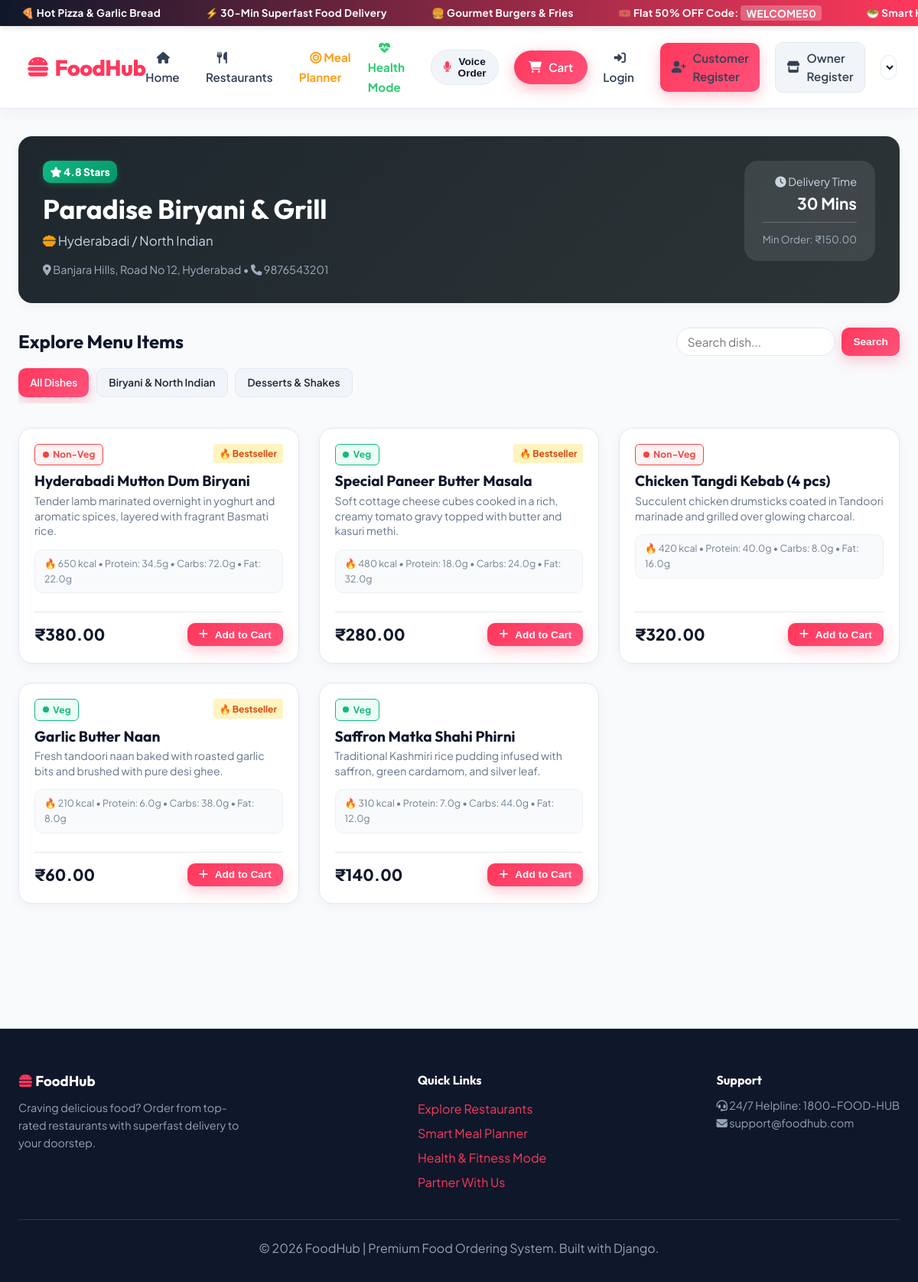
Page /restaurants/1/ on the committed database.
### restaurants/models.py (models this page shows, shortened)
class Restaurant(models.Model):
    STATUS_CHOICES = [
        ("Pending", "Pending"),
        ("Approved", "Approved"),
        ("Rejected", "Rejected"),
    ]
    owner = models.ForeignKey(
        settings.AUTH_USER_MODEL,
        on_delete=models.CASCADE,
        related_name="restaurants"
    )
    restaurant_name = models.CharField(max_length=150)
    description = models.TextField()
    phone = models.CharField(max_length=15)
    email = models.EmailField()
    address = models.TextField()
    city = models.CharField(max_length=100)
    state = models.CharField(max_length=100)
    pincode = models.CharField(max_length=10)
    cuisine = models.CharField(max_length=100)
    opening_time = models.TimeField()
    closing_time = models.TimeField()
    minimum_order = models.DecimalField(
        max_digits=8,
        decimal_places=2,
        default=0
    )
    delivery_time = models.PositiveIntegerField(
        help_text="Delivery time in minutes"
    )
    logo = models.ImageField(
        upload_to="restaurant/logo/",
        blank=True,
        null=True
    )
    cover_image = models.ImageField(
        upload_to="restaurant/cover/",
        blank=True,
        null=True
    )
    fssai_license = models.FileField(
        upload_to="restaurant/licenses/",
        blank=True,
        null=True
    )
    gst_number = models.CharField(
        max_length=30,
        blank=True
    )
    rating = models.DecimalField(
        max_digits=2,
        decimal_places=1,
        default=0
    )
    status = models.CharField(
        max_length=20,
        choices=STATUS_CHOICES,
        default="Pending"
    )
    created_at = models.DateTimeField(auto_now_add=True)

### menu/models.py (models this page shows, shortened)
class Category(models.Model):
    name = models.CharField(max_length=100, unique=True)

class MenuItem(models.Model):
    restaurant = models.ForeignKey(
        Restaurant,
        on_delete=models.CASCADE,
        related_name="menu_items"
    )
    category = models.ForeignKey(
        Category,
        on_delete=models.SET_NULL,
        null=True,
        blank=True
    )
    food_name = models.CharField(max_length=200)
    description = models.TextField()
    image = models.ImageField(
        upload_to="menu_items/",
        blank=True,
        null=True
    )
    price = models.DecimalField(
        max_digits=8,
        decimal_places=2
    )
    calories = models.PositiveIntegerField(default=0)
    protein = models.DecimalField(
        max_digits=5,
        decimal_places=1,
        default=0
    )
    carbs = models.DecimalField(
        max_digits=5,
        decimal_places=1,
        default=0
    )
    fat = models.DecimalField(
        max_digits=5,
        decimal_places=1,
        default=0
    )
    preparation_time = models.PositiveIntegerField(
        help_text="Minutes"
    )
    is_veg = models.BooleanField(default=True)
    is_available = models.BooleanField(default=True)
    is_popular = models.BooleanField(default=False)
    created_at = models.DateTimeField(auto_now_add=True)

### restaurants/views.py (the view)
# urls.py: path("<int:restaurant_id>/", views.restaurant_detail, name="restaurant_detail"),
def restaurant_detail(request, restaurant_id):
    restaurant = get_object_or_404(Restaurant, id=restaurant_id)
    menu_items = MenuItem.objects.filter(
        restaurant=restaurant,
        is_available=True,
    )
    search = request.GET.get("search")
    if search:
        menu_items = menu_items.filter(food_name__icontains=search)
    category = request.GET.get("category")
    if category:
        menu_items = menu_items.filter(category__name=category)
    categories = menu_items.values_list("category__name", flat=True).distinct()
    reviews = Review.objects.filter(restaurant=restaurant).order_by("-created_at")[:10]
    return render(
        request,
        "restaurants/restaurant_detail.html",
        {
            "restaurant": restaurant,
            "menu_items": menu_items,
            "categories": categories,
            "reviews": reviews,
        },
    )

### cart/context_processors.py (called while the page is built)
def cart_context(request):
    try:
        cart = get_or_create_cart(request)
        return {
            'cart': cart,
            'cart_count': cart.get_total_quantity,
            'cart_subtotal': cart.get_subtotal,
            'cart_restaurant': cart.get_restaurant,
        }
    except Exception:
        return {
            'cart': None,
            'cart_count': 0,
            'cart_subtotal': 0,
            'cart_restaurant': None,
        }

### cart/models.py (called while the page is built)
    @property
    def get_total_quantity(self):
        return sum(item.quantity for item in self.items.all())

    @property
    def get_subtotal(self):
        return float(sum(item.get_cost for item in self.items.all()))

    @property
    def get_restaurant(self):
        first_item = self.items.first()
        if first_item and first_item.menu_item:
            return first_item.menu_item.restaurant
        return None

### templates/restaurants/restaurant_detail.html (shortened to what this page needs)
{% extends 'base.html' %}
{% block content %}
<div class="card" style="margin-bottom: 2rem; padding: 2rem; background: linear-gradient(135deg, #1e272e, #2d3436); color: white; border: none;">
    <div style="display: flex; justify-content: space-between; align-items: flex-start; flex-wrap: wrap; gap: 1rem;">
        <div>
            <span class="rating-badge" style="margin-bottom: 0.75rem; display: inline-block;">
                <i class="fa-solid fa-star"></i> {{ restaurant.rating }} Stars
            </span>
            <h1 style="color: white; font-size: 2.2rem; margin-bottom: 0.4rem;">{{ restaurant.restaurant_name }}</h1>
            <p style="color: #cbd5e1; font-size: 1.05rem; margin-bottom: 0.75rem;">
                <i class="fa-solid fa-bowl-food" style="color: var(--secondary-color);"></i> {{ restaurant.cuisine }}
            </p>
            <p style="color: #a0aec0; font-size: 0.9rem;">
                <i class="fa-solid fa-location-dot"></i> {{ restaurant.address }}, {{ restaurant.city }} • <i class="fa-solid fa-phone"></i> {{ restaurant.phone }}
            </p>
        </div>
        <div style="background: rgba(255,255,255,0.1); backdrop-filter: blur(10px); padding: 1rem 1.5rem; border-radius: var(--radius-md); text-align: right;">
            <p style="font-size: 0.9rem; color: #cbd5e1;"><i class="fa-solid fa-clock"></i> Delivery Time</p>
            <strong style="font-size: 1.3rem; color: white;">{{ restaurant.delivery_time }} Mins</strong>
            <hr style="border: 0; border-top: 1px solid rgba(255,255,255,0.2); margin: 0.5rem 0;">
            <small style="color: #a0aec0;">Min Order: ₹{{ restaurant.minimum_order }}</small>
        </div>
    </div>
</div>
<div style="margin-bottom: 2rem;">
    <div style="display: flex; justify-content: space-between; align-items: center; flex-wrap: wrap; gap: 1rem; margin-bottom: 1rem;">
        <h2>Explore Menu Items</h2>
        <form action="{% url 'restaurant_detail' restaurant.id %}" method="GET" style="display: flex; gap: 0.5rem;">
            <input type="text" name="search" class="form-control" placeholder="Search dish..." value="{{ request.GET.search|default:'' }}" style="padding: 0.5rem 0.85rem;">
            <button type="submit" class="btn btn-primary btn-sm">Search</button>
        </form>
    </div>
    {% if categories %}
    <div style="display: flex; gap: 0.6rem; overflow-x: auto; padding-bottom: 0.5rem;">
        <a href="{% url 'restaurant_detail' restaurant.id %}" class="btn btn-sm {% if not request.GET.category %}btn-primary{% else %}btn-secondary{% endif %}">
            All Dishes
        </a>
        {% for cat in categories %}
        <a href="{% url 'restaurant_detail' restaurant.id %}?category={{ cat }}" class="btn btn-sm {% if request.GET.category == cat %}btn-primary{% else %}btn-secondary{% endif %}">
            {{ cat }}
        </a>
        {% endfor %}
    </div>
    {% endif %}
</div>
{% if menu_items %}
<div class="grid-3" style="margin-bottom: 3rem;">
    {% for item in menu_items %}
    <div class="card" style="display: flex; flex-direction: column; justify-content: space-between; padding: 1.25rem;">
        <div>
            <div style="display: flex; justify-content: space-between; align-items: flex-start; margin-bottom: 0.5rem;">
                {% if item.is_veg %}
                    <span class="veg-badge">Veg</span>
                {% else %}
                    <span class="nonveg-badge">Non-Veg</span>
                {% endif %}
                {% if item.is_popular %}
                    <span style="font-size: 0.75rem; background: #fff3bf; color: #d9480f; padding: 0.2rem 0.5rem; border-radius: 4px; font-weight: 700;">
                        🔥 Bestseller
                    </span>
                {% endif %}
            </div>
            <h3 style="font-size: 1.2rem; margin-bottom: 0.3rem;">{{ item.food_name }}</h3>
            <p style="font-size: 0.88rem; color: var(--text-muted); margin-bottom: 0.85rem; line-height: 1.4;">
                {{ item.description }}
            </p>
            <div style="font-size: 0.78rem; background: #f8fafc; padding: 0.5rem 0.75rem; border-radius: var(--radius-sm); color: #718096; margin-bottom: 1rem; border: 1px solid #edf2f7;">
                🔥 {{ item.calories }} kcal • Protein: {{ item.protein }}g • Carbs: {{ item.carbs }}g • Fat: {{ item.fat }}g
            </div>
        </div>
        <div style="display: flex; justify-content: space-between; align-items: center; margin-top: 0.5rem; border-top: 1px solid var(--border-color); padding-top: 0.75rem;">
            <span style="font-size: 1.3rem; font-weight: 800; color: var(--dark-color);">₹{{ item.price }}</span>
            <form action="{% url 'add_to_cart' item.id %}" method="POST" style="display: inline;">
                <button type="submit" class="btn btn-primary btn-sm">
                    <i class="fa-solid fa-plus"></i> Add to Cart
                </button>
            </form>
        </div>
    </div>
    {% endfor %}
</div>
{% else %}
<div class="card" style="text-align: center; padding: 3rem 1rem; color: var(--text-muted); margin-bottom: 3rem;">
    <i class="fa-solid fa-utensils" style="font-size: 3rem; color: #cbd5e1; margin-bottom: 0.5rem;"></i>
    <p>No menu items available matching your filter.</p>
</div>
{% endif %}
{% endblock %}

### static/css/style.css (style rules this page uses)
:root { --primary-color: #ff385c; --primary-hover: #e00b41; --primary-light: #fff0f3; --secondary-color: #f59e0b; --dark-color: #0f172a; --card-bg: #ffffff; --bg-color: #f8fafc; --text-color: #1e293b; --text-muted: #64748b; --border-color: #e2e8f0; --success-color: #10b981; --warning-color: #f59e0b; --danger-color: #ef4444; --glass-bg: rgba(255, 255, 255, 0.94); --glass-border: rgba(226, 232, 240, 0.8); --shadow-sm: 0 4px 14px rgba(15, 23, 42, 0.04); --shadow-md: 0 12px 32px rgba(15, 23, 42, 0.08); --shadow-lg: 0 20px 50px rgba(15, 23, 42, 0.14); --radius-sm: 10px; --radius-md: 18px; --radius-lg: 32px; --radius-full: 9999px; --transition: all 0.3s cubic-bezier(0.4, 0, 0.2, 1); }
* { margin: 0; padding: 0; box-sizing: border-box; }
body { font-family: 'Plus Jakarta Sans', -apple-system, BlinkMacSystemFont, sans-serif; background-color: var(--bg-color); color: var(--text-color); line-height: 1.6; min-height: 100vh; display: flex; flex-direction: column; }
h1, h2, h3, h4, h5, h6 { font-family: 'Outfit', sans-serif; font-weight: 700; color: var(--dark-color); line-height: 1.25; }
a { text-decoration: none; color: inherit; transition: var(--transition); }
.btn { display: inline-flex; align-items: center; justify-content: center; gap: 0.55rem; padding: 0.75rem 1.6rem; font-size: 0.95rem; font-weight: 600; border-radius: var(--radius-md); border: none; cursor: pointer; transition: var(--transition); text-decoration: none; }
.btn-primary { background: linear-gradient(135deg, var(--primary-color), #ff527b); color: #ffffff; box-shadow: 0 6px 18px rgba(255, 56, 92, 0.28); }
.btn-secondary { background: #f1f5f9; color: #1e293b; border: 1px solid #e2e8f0; }
.btn-sm { padding: 0.45rem 0.95rem; font-size: 0.85rem; border-radius: var(--radius-sm); }
.card { background: var(--card-bg); border-radius: var(--radius-md); border: 1px solid var(--border-color); box-shadow: var(--shadow-sm); padding: 1.6rem; transition: var(--transition); }
.grid-3 { display: grid; grid-template-columns: repeat(auto-fill, minmax(320px, 1fr)); gap: 1.6rem; }
.veg-badge, .nonveg-badge { display: inline-flex; align-items: center; gap: 0.35rem; font-size: 0.75rem; font-weight: 700; padding: 0.22rem 0.6rem; border-radius: 6px; letter-spacing: 0.2px; }
.veg-badge { border: 1.5px solid #10b981; color: #10b981; background: #ecfdf5; }
.veg-badge::before { content: ''; display: inline-block; width: 8px; height: 8px; background: #10b981; border-radius: 50%; }
.nonveg-badge { border: 1.5px solid #ef4444; color: #ef4444; background: #fef2f2; }
.nonveg-badge::before { content: ''; display: inline-block; width: 8px; height: 8px; background: #ef4444; border-radius: 50%; }
.rating-badge { background: linear-gradient(135deg, #10b981, #059669); color: #ffffff; font-size: 0.85rem; font-weight: 800; padding: 0.25rem 0.6rem; border-radius: var(--radius-sm); display: inline-flex; align-items: center; gap: 0.25rem; box-shadow: 0 2px 8px rgba(16, 185, 129, 0.3); }
.form-control { width: 100%; padding: 0.8rem 1.1rem; font-size: 0.95rem; border: 1.5px solid var(--border-color); border-radius: var(--radius-md); background-color: #ffffff; transition: var(--transition); outline: none; font-family: inherit; }

### rows in the picture
Restaurant: rating "4.8", restaurant_name "Paradise Biryani & Grill", cuisine "Hyderabadi / North Indian", address "Banjara Hills, Road No 12", city "Hyderabad", phone "9876543201", delivery_time "30", minimum_order "150.00"
Category: name "Biryani & North Indian"
Category: name "Desserts & Shakes"
MenuItem: is_veg "Non-Veg", is_popular "🔥 Bestseller", food_name "Hyderabadi Mutton Dum Biryani", description "Tender lamb marinated overnight in yoghurt and aromatic spices, layered with fragrant Basmati rice.", calories "650", protein "34.5", carbs "72.0", fat "22.0", price "380.00"
MenuItem: is_veg "Veg", is_popular "🔥 Bestseller", food_name "Special Paneer Butter Masala", description "Soft cottage cheese cubes cooked in a rich, creamy tomato gravy topped with butter and kasuri methi.", calories "480", protein "18.0", carbs "24.0", fat "32.0", price "280.00"
MenuItem: is_veg "Non-Veg", food_name "Chicken Tangdi Kebab (4 pcs)", description "Succulent chicken drumsticks coated in Tandoori marinade and grilled over glowing charcoal.", calories "420", protein "40.0", carbs "8.0", fat "16.0", price "320.00"
MenuItem: is_veg "Veg", is_popular "🔥 Bestseller", food_name "Garlic Butter Naan", description "Fresh tandoori naan baked with roasted garlic bits and brushed with pure desi ghee.", calories "210", protein "6.0", carbs "38.0", fat "8.0", price "60.00"
MenuItem: is_veg "Veg", food_name "Saffron Matka Shahi Phirni", description "Traditional Kashmiri rice pudding infused with saffron, green cardamom, and silver leaf.", calories "310", protein "7.0", carbs "44.0", fat "12.0", price "140.00"
